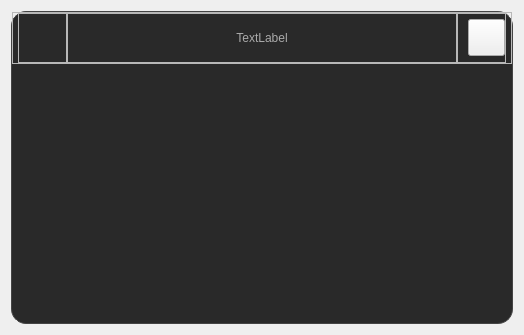
<?xml version="1.0" encoding="UTF-8"?>
<ui version="4.0">
 <class>Dialog</class>
 <widget class="QWidget" name="Dialog">
  <property name="geometry">
   <rect>
    <x>0</x>
    <y>0</y>
    <width>524</width>
    <height>335</height>
   </rect>
  </property>
  <property name="windowTitle">
   <string/>
  </property>
  <property name="styleSheet">
   <string notr="true">#Window {
	background: #292929;
	border: 1px solid #444;
	border-radius: 15px;
}
#TitleBar {
	max-height: 50px;
	min-height: 50px;
}
#TitleBarTitle {
	font: 12pt &quot;Inter&quot;;
	color: #aaa;
}
#TitleBar QPushButton {
	min-width: 35px;
	max-width: 35px;
	min-height: 35px;
	max-height:35px;
}
#BtnClose {
	border-image: url(:/titlebar/titlebar/close.svg);
}</string>
  </property>
  <layout class="QVBoxLayout" name="verticalLayout">
   <item>
    <widget class="QFrame" name="Window">
     <property name="frameShape">
      <enum>QFrame::StyledPanel</enum>
     </property>
     <property name="frameShadow">
      <enum>QFrame::Raised</enum>
     </property>
     <layout class="QVBoxLayout" name="verticalLayout_2">
      <property name="leftMargin">
       <number>0</number>
      </property>
      <property name="topMargin">
       <number>0</number>
      </property>
      <property name="rightMargin">
       <number>0</number>
      </property>
      <property name="bottomMargin">
       <number>0</number>
      </property>
      <item>
       <widget class="QFrame" name="TitleBar">
        <property name="frameShape">
         <enum>QFrame::StyledPanel</enum>
        </property>
        <property name="frameShadow">
         <enum>QFrame::Raised</enum>
        </property>
        <layout class="QHBoxLayout" name="horizontalLayout" stretch="1,8,1">
         <property name="spacing">
          <number>0</number>
         </property>
         <property name="leftMargin">
          <number>5</number>
         </property>
         <property name="topMargin">
          <number>0</number>
         </property>
         <property name="rightMargin">
          <number>5</number>
         </property>
         <property name="bottomMargin">
          <number>0</number>
         </property>
         <item>
          <widget class="QFrame" name="TitleBarLeft">
           <property name="frameShape">
            <enum>QFrame::StyledPanel</enum>
           </property>
           <property name="frameShadow">
            <enum>QFrame::Raised</enum>
           </property>
          </widget>
         </item>
         <item>
          <widget class="QFrame" name="TitleBarMiddle">
           <property name="frameShape">
            <enum>QFrame::StyledPanel</enum>
           </property>
           <property name="frameShadow">
            <enum>QFrame::Raised</enum>
           </property>
           <layout class="QHBoxLayout" name="horizontalLayout_2">
            <property name="leftMargin">
             <number>0</number>
            </property>
            <property name="topMargin">
             <number>0</number>
            </property>
            <property name="rightMargin">
             <number>0</number>
            </property>
            <property name="bottomMargin">
             <number>0</number>
            </property>
            <item>
             <widget class="QLabel" name="TitleBarTitle">
              <property name="text">
               <string>TextLabel</string>
              </property>
              <property name="alignment">
               <set>Qt::AlignCenter</set>
              </property>
             </widget>
            </item>
           </layout>
          </widget>
         </item>
         <item>
          <widget class="QFrame" name="TitleBarRight">
           <property name="frameShape">
            <enum>QFrame::StyledPanel</enum>
           </property>
           <property name="frameShadow">
            <enum>QFrame::Raised</enum>
           </property>
           <layout class="QHBoxLayout" name="horizontalLayout_3">
            <property name="leftMargin">
             <number>0</number>
            </property>
            <property name="topMargin">
             <number>0</number>
            </property>
            <property name="rightMargin">
             <number>0</number>
            </property>
            <property name="bottomMargin">
             <number>0</number>
            </property>
            <item>
             <spacer name="horizontalSpacer">
              <property name="orientation">
               <enum>Qt::Horizontal</enum>
              </property>
              <property name="sizeHint" stdset="0">
               <size>
                <width>2</width>
                <height>20</height>
               </size>
              </property>
             </spacer>
            </item>
            <item>
             <widget class="QPushButton" name="BtnClose">
              <property name="cursor">
               <cursorShape>PointingHandCursor</cursorShape>
              </property>
              <property name="text">
               <string/>
              </property>
             </widget>
            </item>
           </layout>
          </widget>
         </item>
        </layout>
       </widget>
      </item>
      <item>
       <widget class="QWidget" name="Content" native="true"/>
      </item>
     </layout>
    </widget>
   </item>
  </layout>
 </widget>
 <resources>
  <include location="../assets/assets.qrc"/>
 </resources>
 <connections/>
</ui>
